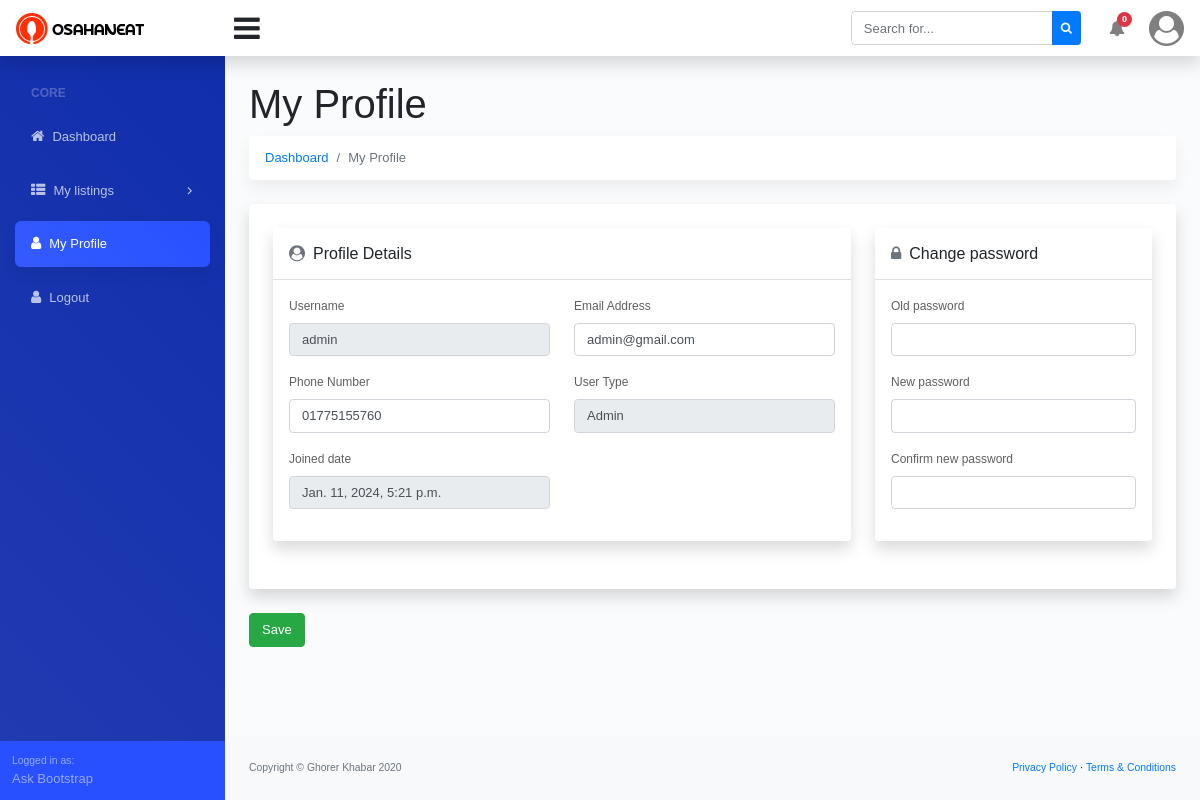
Before: /dashboard/my-profile/ (signed in) with the older database file.
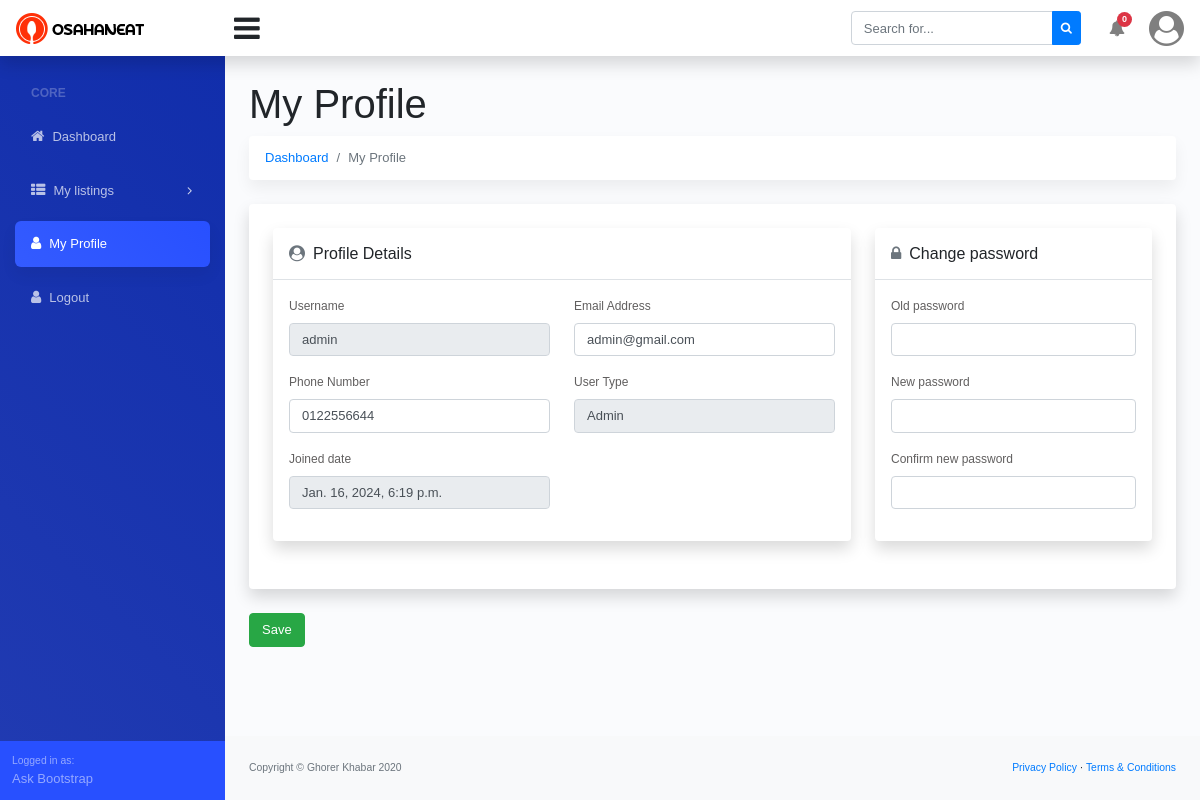
After: the same page with the newer database file.
### account/models.py (models this page shows, shortened)
class Custom_User(AbstractBaseUser, PermissionsMixin):
    USER_TYPE = (
        ('Admin', 'Admin'),
        ('Staff', 'Staff'),
        ('Normal User', 'Normal User'),
        ('Merchant', 'Merchant'),
    )
    username = models.CharField(max_length=100, validators=[UnicodeUsernameValidator], unique=True)
    email = models.EmailField(max_length=150)
    phone_number = models.CharField(max_length=14)
    user_type = models.CharField(choices=USER_TYPE, blank=True, null=True, max_length=20)
    joined_date = models.DateTimeField(auto_now_add=True)
    update_date = models.DateTimeField(auto_now=True)
    is_active = models.BooleanField(default=True)
    is_superuser = models.BooleanField(default=False)
    is_staff = models.BooleanField(default=False)
    is_varified = models.BooleanField(default=False)
    auth_token = models.CharField(max_length=500, blank=True, null=True)
    otp_token = models.CharField(max_length=6, blank=True, null=True)
    objects = BaseManager()
    USERNAME_FIELD = 'username'
    REQUIRED_FIELDS = ['email', 'phone_number']

### admin_panel/views.py (the view, shortened to what this page needs)
# urls.py: path('dashboard/my-profile/', my_profile, name='my_profile'),
@login_required
def my_profile(request):
    if request.user.user_type == 'Normal User' or request.user.user_type == 'Merchant':
        return redirect('dashboard_Unauthorized')
    return render(request, 'admin_base/profile/my_profile.html')

### templates/admin_base/profile/my_profile.html (shortened to what the changed rows need)
{% extends '../base.html' %}
{% block dashboard_body %}
<main>
   <div class="container-fluid">
      <h1 class="mt-4">My Profile</h1>
      <form method="POST">
         <div class="row">
            <div class="col-xl-12">
               <div class="card mb-4 order-list">
                  <div class="gold-members p-4">
                     <div class="row">
                        <div class="col-md-8 add_top_30">
                           <div class="card mb-4 order-list">
                              <div class="gold-members">
                                 <div class="box_general padding_bottom">
                                    <div class="p-3">
                                       <div class="row">
                                          <div class="col-md-6">
                                             <div class="form-group">
                                                <label>Username</label>
                                                <input type="text" class="form-control"
                                                   value="{{request.user.username}}" readonly name="username">
                                             </div>
                                          </div>
                                          <div class="col-md-6">
                                             <div class="form-group">
                                                <label>Email Address</label>
                                                <input type="email" class="form-control" value="{{request.user.email}}"
                                                   name="email">
                                             </div>
                                          </div>
                                       </div>
                                       <div class="row">
                                          <div class="col-md-6">
                                             <div class="form-group">
                                                <label>Phone Number</label>
                                                <input type="text" class="form-control"
                                                   value="{{request.user.phone_number}}" name="phone_number">
                                             </div>
                                          </div>
                                          <div class="col-md-6">
                                             <div class="form-group">
                                                <label>User Type</label>
                                                <input type="text" class="form-control" readonly
                                                   value="{{request.user.user_type}}">
                                             </div>
                                          </div>
                                       </div>
                                       <div class="row">
                                          <div class="col-md-6">
                                             <div class="form-group">
                                                <label>Joined date</label>
                                                <input type="text" class="form-control"
                                                   value="{{request.user.joined_date}}" readonly disabled>
                                             </div>
                                          </div>
                                       </div>
                                    </div>
                                 </div>
                              </div>
                           </div>
                        </div>
                     </div>
                  </div>
               </div>
            </div>
         </div>
      </form>
   </div>
</main>
{% endblock dashboard_body %}

Changed rows visible on the page:
changed Custom_User "admin": phone_number "01775155760" → "0122556644"; user.joined_date "Jan. 11, 2024, 5:21 p.m." → "Jan. 16, 2024, 6:19 p.m."
